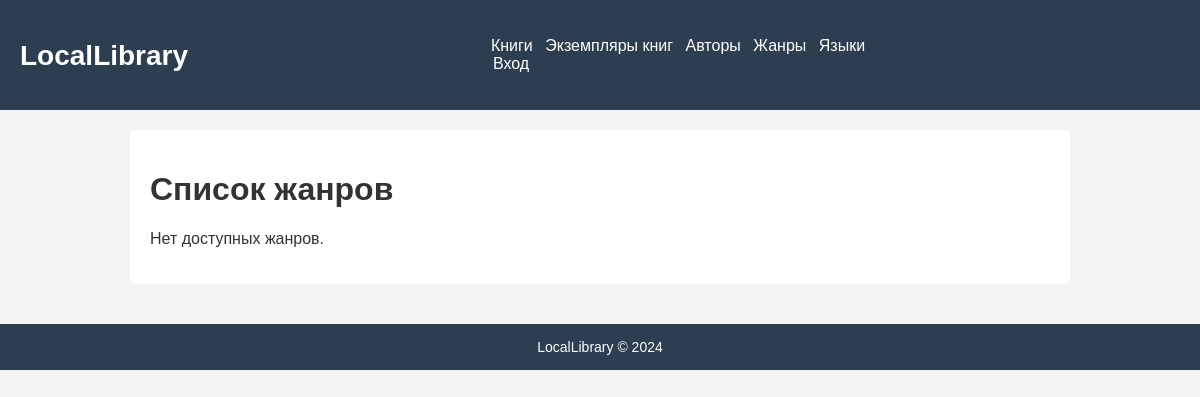
/catalog/genres/, run on an earlier commit of the app's database.
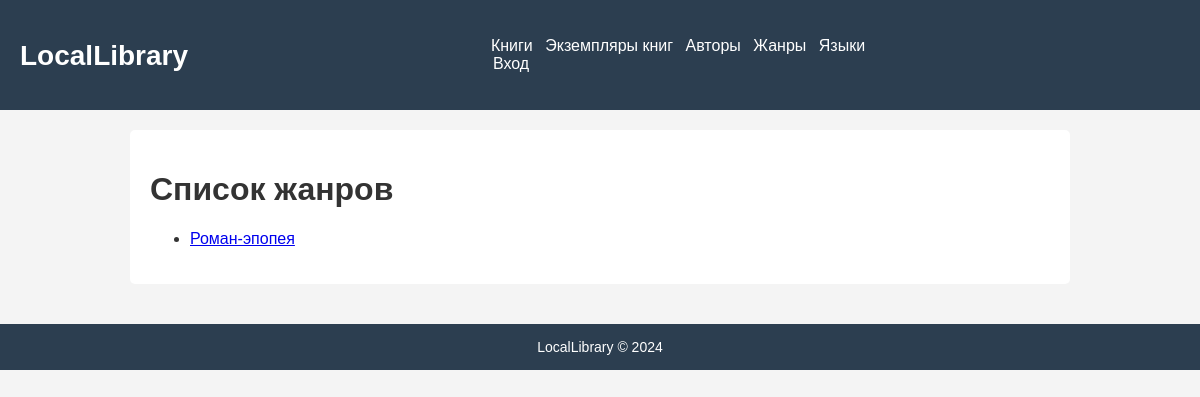
And on a later commit of the database.
### catalog/models.py (models this page shows)
class Genre(models.Model):
    name = models.CharField(
        max_length=200,
        unique=True,
        help_text="Введите жанр книги"
    )
    def __str__(self):
        return self.name
    def get_absolute_url(self):
        return reverse('genre-detail', args=[str(self.id)])
    class Meta:
        constraints = [
            UniqueConstraint(
                Lower('name'),
                name='genre_name_case_insensitive_unique',
                violation_error_message = "Жанр уже существует"
            ),
        ]

### catalog/views.py (the view)
# urls.py: path('genres/', views.GenreListView.as_view(), name='genres'),
class GenreListView(generic.ListView):
    model = Genre
    paginate_by = 10
    template_name = 'catalog/genre_list.html'

### catalog/templates/catalog/genre_list.html
{% extends "catalog/base_generic.html" %}
{% block content %}
<h1>Список жанров</h1>
{% if genre_list %}
  <ul>
  {% for genre in genre_list %}
    <li>
      <a href="{{ genre.get_absolute_url }}">
      {{ genre }}
      </a>
    </li>
  {% endfor %}
 </ul>
{% else %}
  <p>Нет доступных жанров.</p>
{% endif %}
{% endblock %}

What changed in the data, as far as the page shows it:
added Genre: name "Роман-эпопея"
Also different on the page:
text no longer shown: "Нет доступных жанров."
